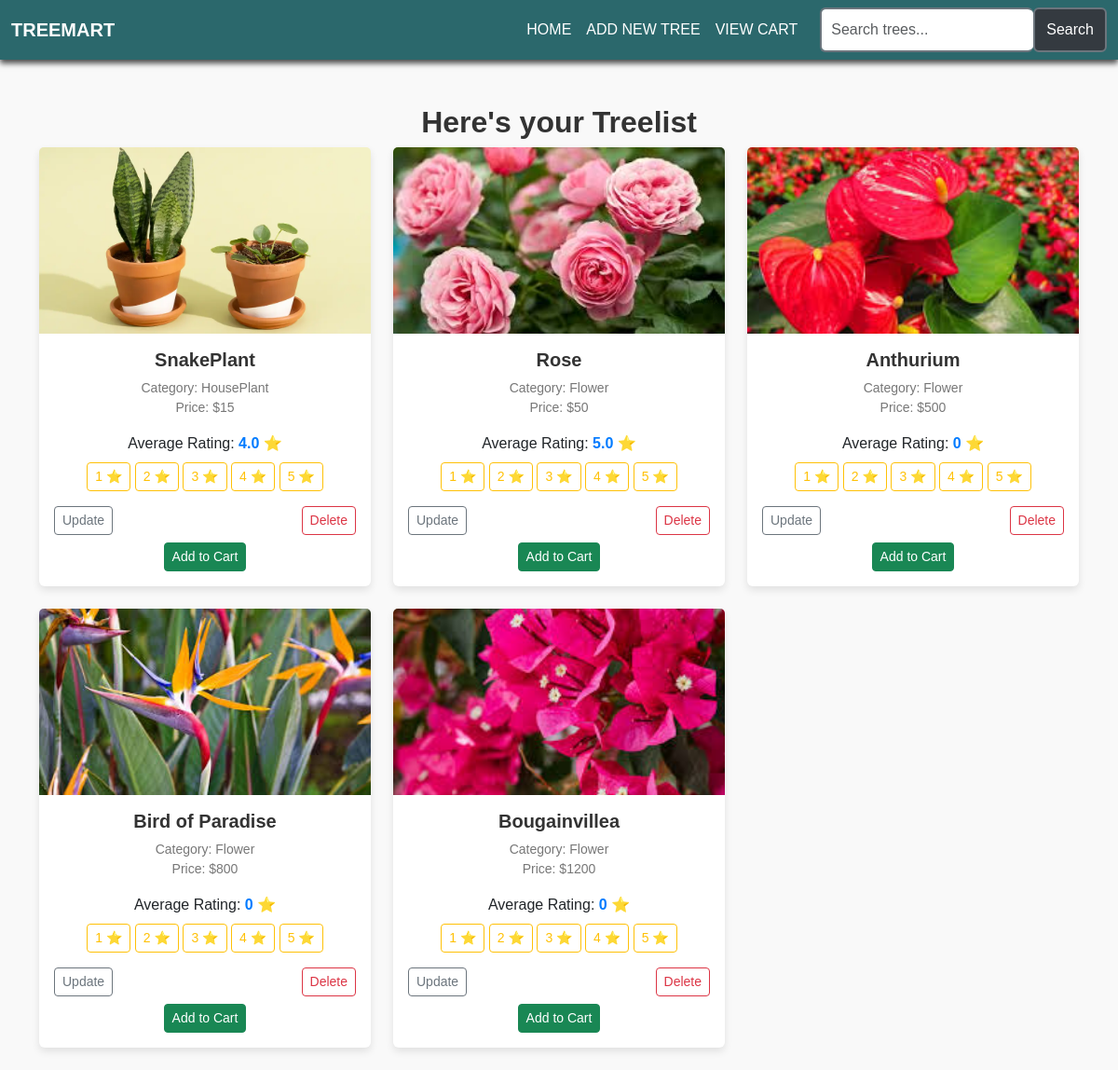
/trees/, run on an earlier commit of the app's database.
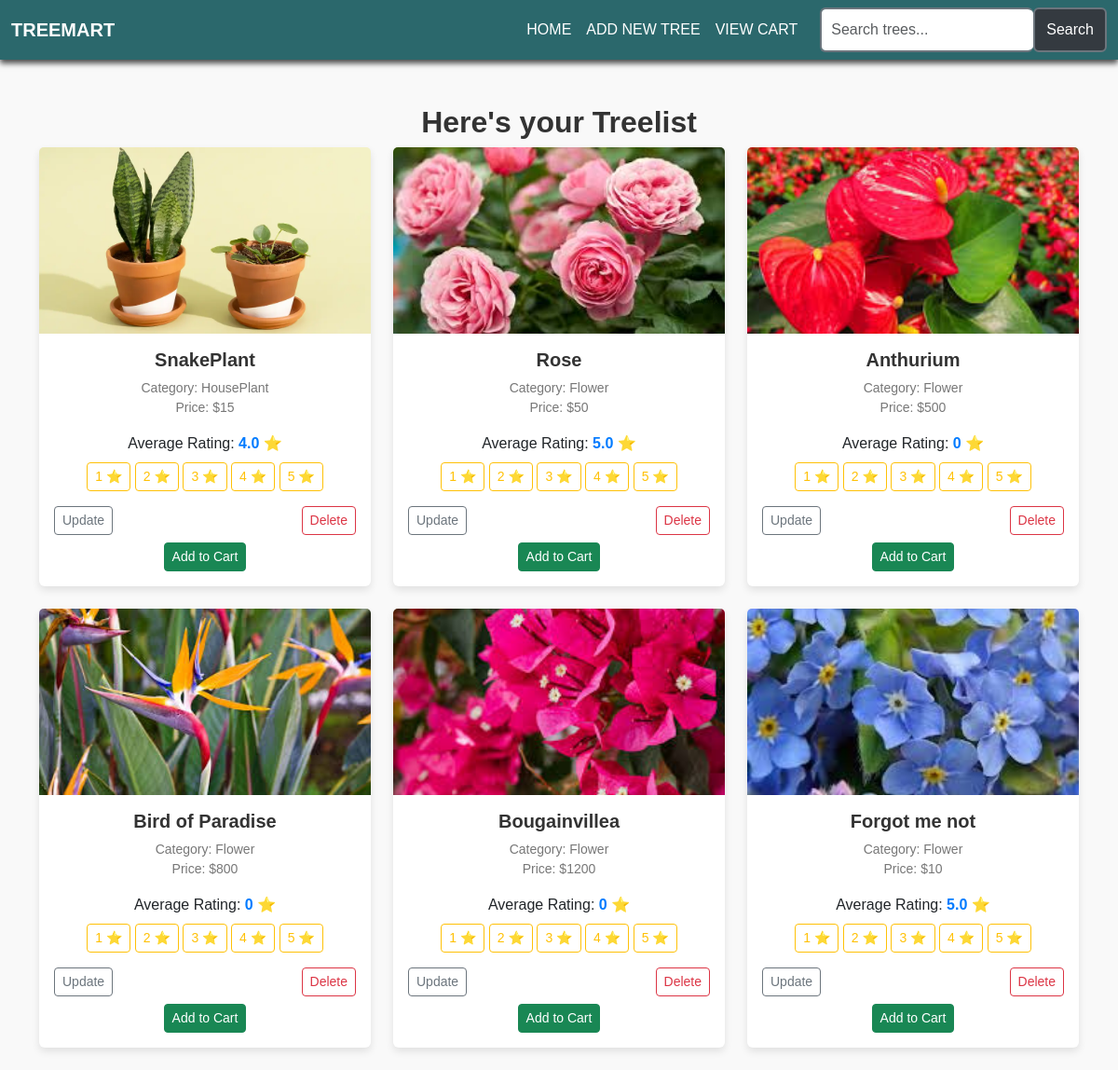
And on a later commit of the database.
### trees/models.py (models this page shows)
class Tree(models.Model):
    SEASON_CHOICES = [
        ('summer', 'Summer'),
        ('winter', 'Winter'),
        ('spring', 'Spring'),
        ('autumn', 'Autumn'),
        ('other', 'Other'),
    ]
    name = models.CharField(max_length=100)
    category = models.CharField(max_length=100)
    price = models.IntegerField(default=0)
    season = models.CharField(max_length=20, choices=SEASON_CHOICES, default='other')
    description = models.TextField(blank=True, null=True)  # Optional description field
    care_tips = models.TextField(blank=True, null=True)  # Optional care tips field
    image = models.ImageField(upload_to='tree_images/', null=True, blank=True)
    total_rating = models.IntegerField(default=0)  # Field to store total rating points
    num_ratings = models.PositiveIntegerField(default=0)
    @property
    def average_rating(self):
        if self.num_ratings > 0:
            return self.total_rating / self.num_ratings
        return 0

### trees/views.py (the view)
# urls.py: path('', views.tree_list, name='tree_list'),
def tree_list(request):
    query = request.GET.get('q', '')  # Get the search query from the request
    if query:
        trees = Tree.objects.filter(name__icontains=query)  # Filter trees by name
    else:
        trees = Tree.objects.all()  # If no query, show all trees
    context = {
        'trees': trees,
        'query': query,
    }
    return render(request, 'tree.html', context)

### templates/tree.html (shortened to what this page needs)
<!DOCTYPE html>
<html lang="en">
<head>
    <link rel="stylesheet" href="https://cdnjs.cloudflare.com/ajax/libs/bootstrap/5.3.0/css/bootstrap.min.css">
</head>
<body style="background-color: #f9f9f9; font-family: Arial, sans-serif;">
    <nav class="navbar navbar-expand-lg navbar-dark sticky-top" style="background-color: #2b686c; box-shadow: 0 4px 6px rgba(0, 0, 0, 0.7);">
        <div class="container-fluid">
            <a class="navbar-brand" href="{% url 'homepage' %}" style="font-weight: bold; text-transform: uppercase;">TreeMart</a>
            <div class="collapse navbar-collapse" id="navbarNav">
                <ul class="navbar-nav ms-auto">
                    <li class="nav-item">
                        <a class="nav-link text-white" href="{% url 'homepage' %}">HOME</a>
                    </li>
                    <li class="nav-item">
                        <a class="nav-link text-white" href="{% url 'create-tree' %}">ADD NEW TREE</a>
                    </li>
                    <li class="nav-item">
                        <a class="nav-link text-white" href="{% url 'view_cart' %}">VIEW CART</a>
                    </li>
                </ul>
                <form method="GET" action="{% url 'tree_list' %}" class="d-flex ms-3 search-bar">
                    <input type="text" name="q" class="form-control" placeholder="Search trees..." value="{{ request.GET.q }}" style="border: 2px solid #6c757d; border-right: none; padding: 10px;">
                    <button class="btn btn-primary" type="submit" style="border: 2px solid #6c757d; background-color: #343a40;">Search</button>
                </form>
            </div>
        </div>
    </nav>
    <div class="container mt-5">
        <h2 class="text-center" style="color: #333; font-weight: bold;">Here's your Treelist</h2>
        <div class="row">
            {% for tree in trees %}
            <div class="col-md-4 mb-4">
                <div class="card" style="box-shadow: 0 4px 8px rgba(0,0,0,0.1); border: none;">
                    <img src="{{ tree.image.url }}" class="card-img-top" alt="{{ tree.name }}" style="height: 200px; object-fit: cover;">
                    <div class="card-body" style="text-align: center;">
                        <h5 class="card-title" style="color: #333; font-weight: bold;">{{ tree.name }}</h5>
                        <p class="card-text" style="color: #777; font-size: 14px;">
                            Category: {{ tree.category }} <br>
                            Price: ${{ tree.price }}
                        </p>
                        <p class="mb-2">
                            Average Rating:
                            <span id="average-rating-{{ tree.id }}" style="font-weight: bold; color: #007bff;">
                                {{ tree.average_rating }}
                            </span>
                            ⭐
                        </p>
                        <div>
                            {% for star in "12345" %}
                                <button
                                    class="btn btn-outline-warning btn-sm"
                                    onclick="rateTree({{ tree.id }}, {{ forloop.counter }})">
                                    {{ forloop.counter }} ⭐
                                </button>
                            {% endfor %}
                        </div>
                        <div class="d-flex justify-content-between mt-3">
                            <a href="{% url 'update-tree' tree.id %}" class="btn btn-outline-secondary btn-sm">Update</a>
                            <a href="{% url 'delete-tree' tree.id %}" class="btn btn-outline-danger btn-sm">Delete</a>
                        </div>
                        <a href="{% url 'add-to-cart' tree.id %}" class="btn btn-success btn-sm mt-2">Add to Cart</a>
                    </div>
                </div>
            </div>
            {% empty %}
            <div class="col-12">
                <p class="text-center text-muted" style="font-size: 16px;">No trees found.</p>
            </div>
            {% endfor %}
        </div>
    </div>
</body>
</html>

What changed in the data, as far as the page shows it:
added Tree: image (picture), name "Forgot me not", category "Flower", price "10", average_rating "5.0"
